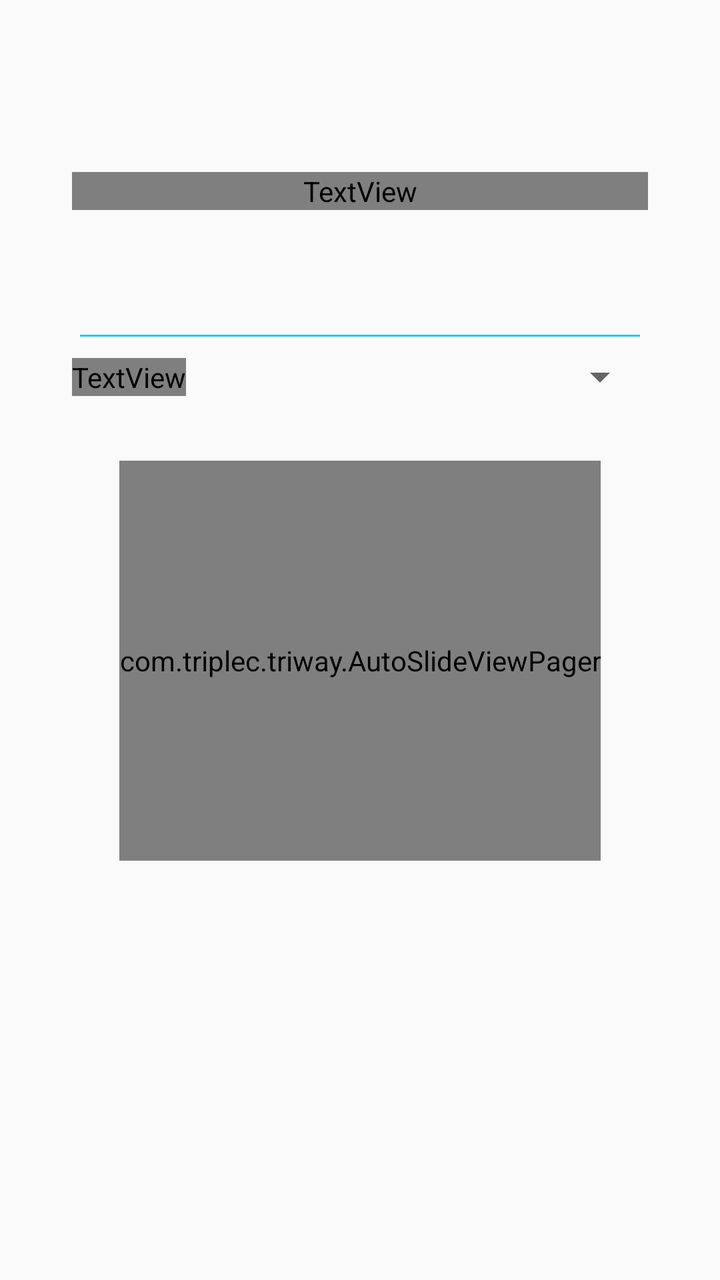
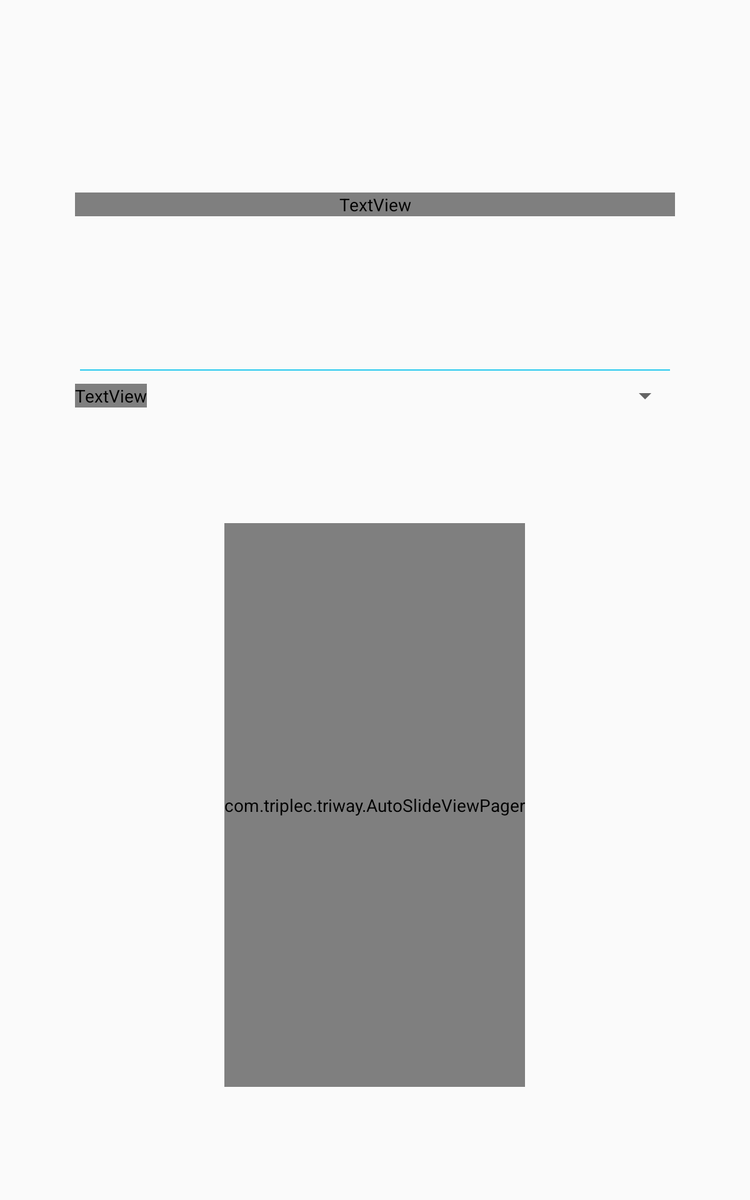

One screen, two layout resources from the same app: the default and the repository's alternative for another configuration. Each is rendered where Android would select it; the XML of both is given below.
<!-- AndroidManifest.xml: application theme AppTheme -->
<!-- res/layout/content_main.xml -->
<?xml version="1.0" encoding="utf-8"?>
<ScrollView xmlns:android="http://schemas.android.com/apk/res/android"
    android:layout_width="match_parent"
    android:layout_height="match_parent"
    xmlns:app="http://schemas.android.com/apk/res-auto"
    android:layout_marginTop="?attr/actionBarSize"
    android:orientation="horizontal">

    <LinearLayout
        android:layout_width="match_parent"
        android:layout_height="wrap_content">

        <View
            android:layout_width="0dp"
            android:layout_height="match_parent"
            android:layout_weight="1"/>

        <LinearLayout
            android:layout_width="0dp"
            android:layout_height="wrap_content"
            android:layout_weight="8"
            android:orientation="vertical">
            
            <TextView
                android:layout_width="match_parent"
                android:layout_height="wrap_content"
                android:layout_marginTop="30dp"
                android:text="Where is your next destination?"
                android:textColor="@color/colorPrimary"
                android:fontFamily="Karla"
                android:textSize="37dp"
                />

            <AutoCompleteTextView
                android:id="@+id/searchView"
                android:layout_width="match_parent"
                android:layout_height="wrap_content"
                android:layout_marginTop="30dp"
                android:imeOptions="actionSearch"
                android:singleLine="true"
                app:backgroundTint="@color/colorPrimary"/>

            <android.support.constraint.ConstraintLayout
                android:layout_width="match_parent"
                android:layout_height="wrap_content">

                <TextView
                    android:id="@+id/main_days_text"
                    android:layout_width="wrap_content"
                    android:layout_height="wrap_content"
                    app:layout_constraintTop_toTopOf="parent"
                    app:layout_constraintBottom_toBottomOf="parent"
                    app:layout_constraintStart_toStartOf="parent"
                    android:text="Select number of days:"
                    android:textColor="@color/quantum_black_100"
                    android:gravity="center"/>

                <Spinner
                    android:id="@+id/main_days_spinner"
                    android:layout_width="wrap_content"
                    android:layout_height="wrap_content"
                    app:layout_constraintTop_toTopOf="parent"
                    app:layout_constraintBottom_toBottomOf="parent"
                    app:layout_constraintEnd_toEndOf="parent">

                </Spinner>

            </android.support.constraint.ConstraintLayout>

            <com.triplec.triway.AutoSlideViewPager
                android:id="@+id/viewPager"
                android:layout_height="200dp"
                android:layout_width="wrap_content"
                android:layout_marginTop="30dp"
                android:layout_marginBottom="20dp"
                android:layout_gravity="center"/>

        </LinearLayout>

        <View
            android:layout_width="0dp"
            android:layout_height="match_parent"
            android:layout_weight="1"/>

    </LinearLayout>

</ScrollView>
<!-- resources referenced by this layout -->
<resources>
  <color name="colorPrimary">#26c8ef</color>
  <style name="AppTheme" parent="Theme.AppCompat.Light.DarkActionBar">
          
          <item name="colorPrimary">@color/colorPrimary</item>
          <item name="colorPrimaryDark">@color/colorPrimaryDark</item>
          <item name="colorAccent">@color/colorAccent</item>
      </style>
  <color name="colorPrimaryDark">#1c98b6</color>
  <color name="colorAccent">#D81B60</color>
</resources>
<!-- res/layout-sw400dp/content_main.xml (the repository's variant of the layout above) -->
<!-- drawn on a 7-inch tablet held upright -->
<?xml version="1.0" encoding="utf-8"?>
<LinearLayout xmlns:android="http://schemas.android.com/apk/res/android"
    android:layout_width="match_parent"
    android:layout_height="match_parent"
    xmlns:app="http://schemas.android.com/apk/res-auto"
    android:layout_marginTop="?attr/actionBarSize"
    android:orientation="horizontal">

        <View
            android:layout_width="0dp"
            android:layout_height="match_parent"
            android:layout_weight="1"/>

        <LinearLayout
            android:layout_width="0dp"
            android:layout_height="match_parent"
            android:layout_weight="8"
            android:orientation="vertical">

            <View
                android:layout_width="match_parent"
                android:layout_height="0dp"
                android:layout_weight="1"/>
            
            <TextView
                android:layout_width="match_parent"
                android:layout_height="wrap_content"
                android:text="Where is your next destination?"
                android:textColor="@color/colorPrimary"
                android:fontFamily="Karla"
                android:textSize="37dp"
                />

            <View
                android:layout_width="match_parent"
                android:layout_height="0dp"
                android:layout_weight="1"/>

            <AutoCompleteTextView
                android:id="@+id/searchView"
                android:layout_width="match_parent"
                android:layout_height="wrap_content"
                android:imeOptions="actionSearch"
                android:singleLine="true"
                app:backgroundTint="@color/colorPrimary"/>

            <android.support.constraint.ConstraintLayout
                android:layout_width="match_parent"
                android:layout_height="wrap_content">

                <TextView
                    android:id="@+id/main_days_text"
                    android:layout_width="wrap_content"
                    android:layout_height="wrap_content"
                    app:layout_constraintTop_toTopOf="parent"
                    app:layout_constraintBottom_toBottomOf="parent"
                    app:layout_constraintStart_toStartOf="parent"
                    android:text="Select number of days:"
                    android:textColor="@color/quantum_black_100"
                    android:gravity="center"/>

                <Spinner
                    android:id="@+id/main_days_spinner"
                    android:layout_width="wrap_content"
                    android:layout_height="wrap_content"
                    app:layout_constraintTop_toTopOf="parent"
                    app:layout_constraintBottom_toBottomOf="parent"
                    app:layout_constraintEnd_toEndOf="parent">

                </Spinner>

            </android.support.constraint.ConstraintLayout>

            <View
                android:layout_width="match_parent"
                android:layout_height="0dp"
                android:layout_weight="1"/>

            <com.triplec.triway.AutoSlideViewPager
                android:id="@+id/viewPager"
                android:layout_height="0dp"
                android:layout_width="wrap_content"
                android:layout_weight="5"
                android:layout_gravity="center"/>

            <View
                android:layout_width="match_parent"
                android:layout_height="0dp"
                android:layout_weight="1"/>

        </LinearLayout>

        <View
            android:layout_width="0dp"
            android:layout_height="match_parent"
            android:layout_weight="1"/>

</LinearLayout>
